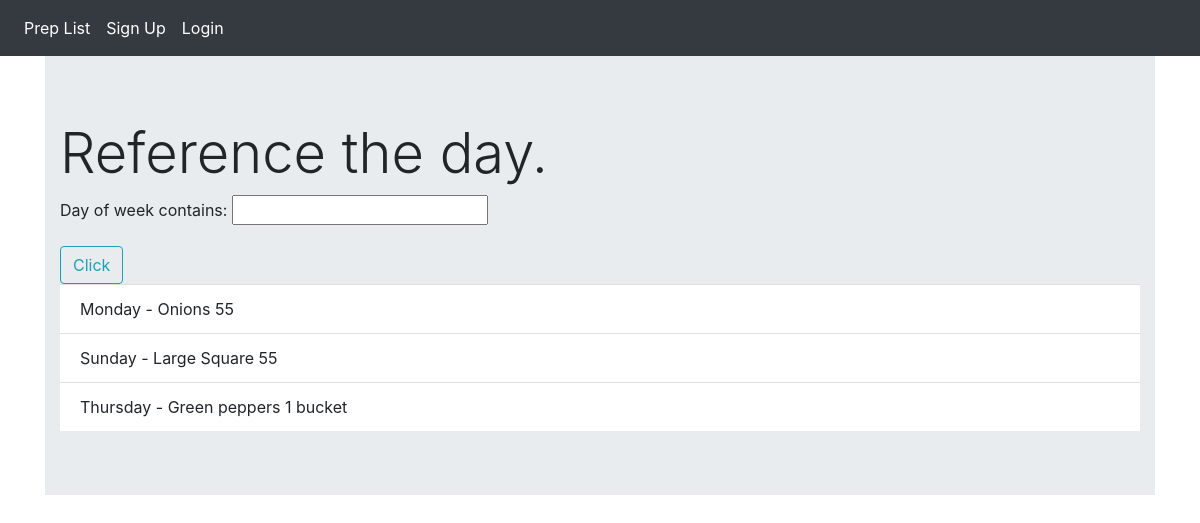
The page /dailyprep/ on the database its author committed.
### todo/models.py (models this page shows, shortened)
class PrepWork(models.Model):
    item = models.CharField(blank='False',max_length=200, help_text="Add one item at a time. ")
    description = models.TextField(blank='False',help_text="Add instructions to remove any confusion. ", max_length=200)
    day_of_week = models.CharField(blank='False', max_length=20, choices=DAYS, help_text="Please set the day of week. ")

### todo/views.py (the view)
# urls.py: path('dailyprep/', views.dailyprep,name='dailyprep'),
def dailyprep(request):
    f = PrepWorkFilter(request.GET, queryset=PrepWork.objects.filter(day_of_week__icontains="day"))
    return render (request,'todo/dailyprep.html',{'filter':f})

### templates/todo/dailyprep.html (shortened to what this page needs)
{% extends 'items/base.html' %}
{% block content %}
<div class="jumbotron jumbotron-fluid">
  <div class="container">
    <h1 class="display-4">Reference the day.</h1>
    <form action="" method="get">
        {{ filter.form.as_p }}
        <input class='btn btn-outline-info' type="submit" value='Click' />
    </form>
    <ul class="list-group list-group-flush">
      {% for obj in filter.qs %}
          <li class="list-group-item">{{ obj.day_of_week }} - {{ obj.item|capfirst }} {{obj.description}}</li>
      {% endfor %}
    </ul>
  </div>
</div>
{% endblock %}

### rows shown on the page
PrepWork: day_of_week "Monday", item "Onions", description "55"
PrepWork: day_of_week "Sunday", item "Large Square", description "55"
PrepWork: day_of_week "Thursday", item "Green peppers", description "1 bucket"
